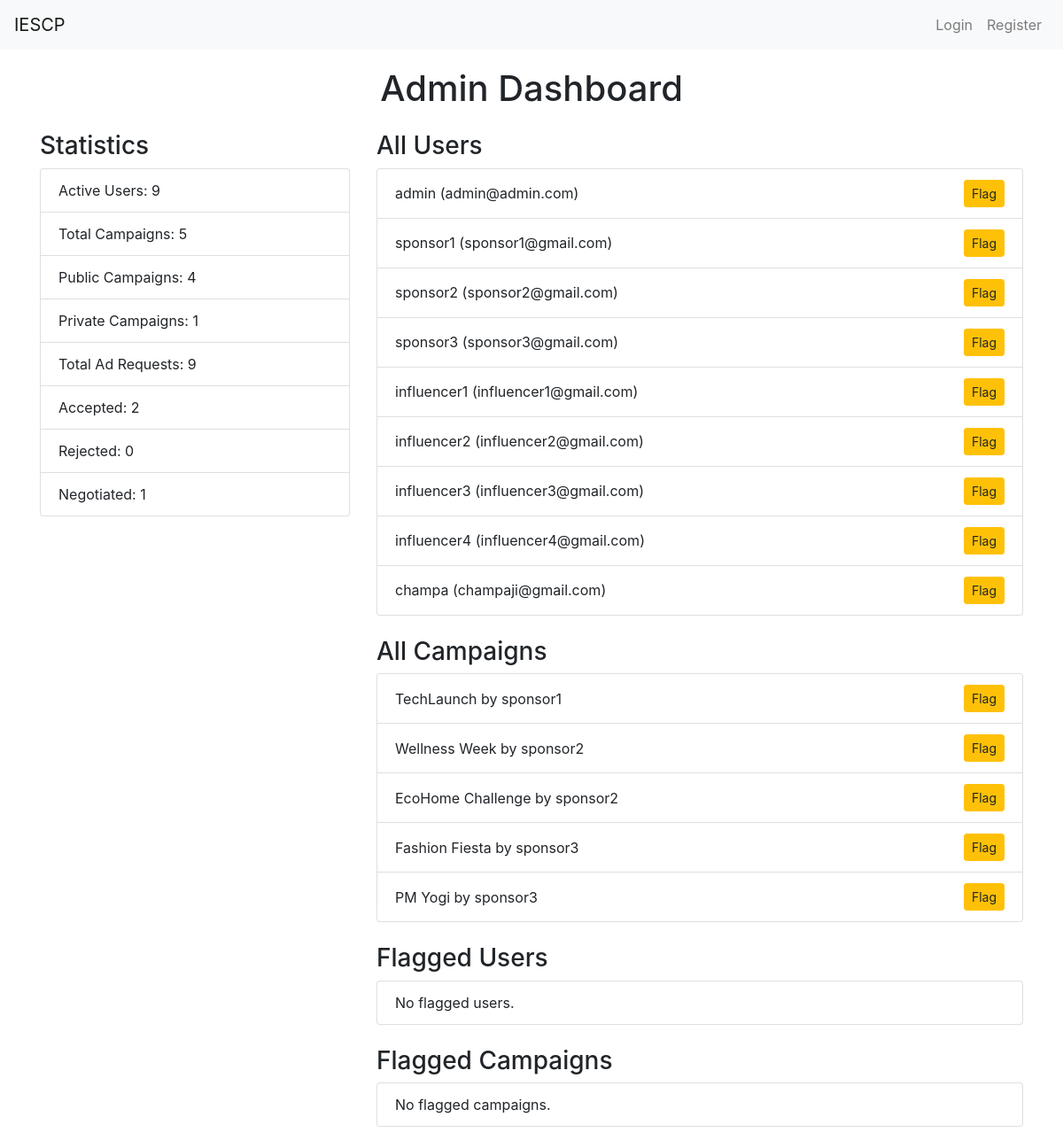
Before: /admin_dashboard with the older database file.
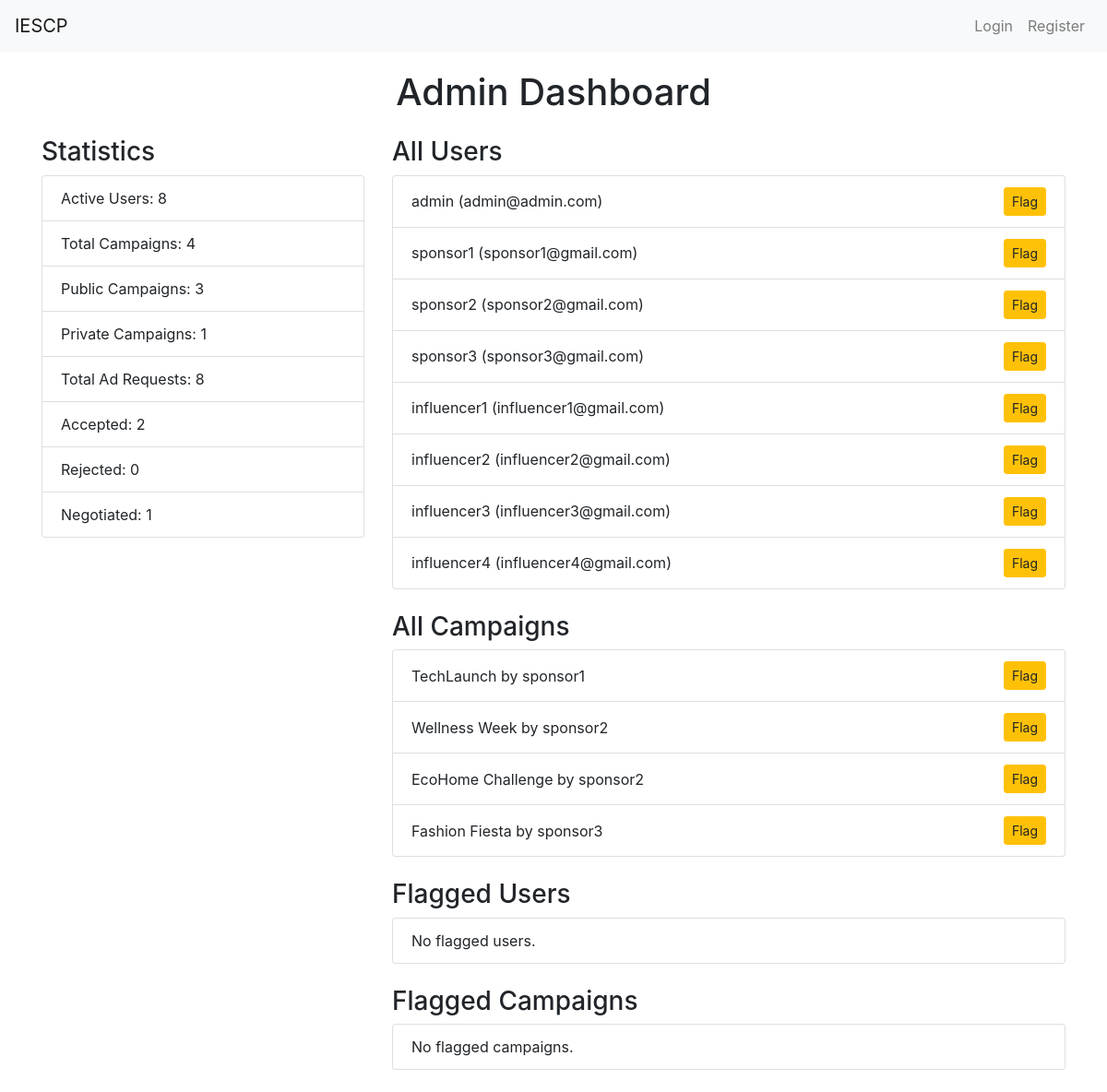
After: the same page with the newer database file.
### app.py (models this page shows, shortened)
class User(UserMixin, db.Model):
    id = db.Column(db.Integer, primary_key=True)
    username = db.Column(db.String(50), unique=True, nullable=False)
    email = db.Column(db.String(120), unique=True, nullable=False)
    password = db.Column(db.String(200), nullable=False)
    role = db.Column(db.String(20), nullable=False)  # 'admin', 'sponsor', 'influencer'
    flagged = db.Column(db.Boolean, default=False)  # Flag for inappropriate users
    campaigns = db.relationship('Campaign', backref='owner', lazy=True)
    ad_requests = db.relationship('AdRequest', backref='influencer', lazy=True)
    company_name = db.Column(db.String(100))
    industry = db.Column(db.String(100))
    budget = db.Column(db.Integer)
    category = db.Column(db.String(100)) # Health, Gaming, etc.
    niche = db.Column(db.String(100))
    followers = db.Column(db.Integer)
    platform = db.Column(db.String(10))

class Campaign(db.Model):
    id = db.Column(db.Integer, primary_key=True)
    name = db.Column(db.String(100), nullable=False)
    description = db.Column(db.String(200))
    start_date = db.Column(db.DateTime, default=db.func.current_timestamp())
    end_date = db.Column(db.DateTime)
    niche = db.Column(db.String(100))
    budget = db.Column(db.Float, nullable=False)
    owner_id = db.Column(db.Integer, db.ForeignKey('user.id'), nullable=False)
    visibility = db.Column(db.String(10))  # 'public' or 'private'
    flagged = db.Column(db.Boolean, default=False)
    ad_requests = db.relationship('AdRequest', backref='campaign', lazy=True)

### app.py (the view)
@app.route('/admin_dashboard')
def admin_dashboard():
    users = User.query.all()
    campaigns = Campaign.query.all()
    flagged_users = User.query.filter_by(flagged=True).all()
    flagged_campaigns = Campaign.query.filter_by(flagged=True).all()
    statistics = {
        'active_users': User.query.count(),  # Fixed to show total users
        'total_campaigns': Campaign.query.count(),
        'public_campaigns': Campaign.query.filter_by(visibility='public').count(),
        'private_campaigns': Campaign.query.filter_by(visibility='private').count(),
        'total_ad_requests': AdRequest.query.count(),
        'accepted_requests': AdRequest.query.filter_by(status='Accepted').count(),
        'rejected_requests': AdRequest.query.filter_by(status='Rejected').count(),
        'negotiated_requests': AdRequest.query.filter_by(status='Negotiated').count(),
    }
    return render_template(
        'admin_dashboard.html',
        users=users,
        campaigns=campaigns,
        flagged_users=flagged_users,
        flagged_campaigns=flagged_campaigns,
        **statistics
    )

### templates/admin_dashboard.html (shortened to what this page needs)
{% extends "layout.html" %}
{% block content %}
<h1 class="text-center mb-4">Admin Dashboard</h1>
<div class="row">
    <div class="col-md-4">
        <h3>Statistics</h3>
        <ul class="list-group mb-4">
            <li class="list-group-item">Active Users: {{ active_users }}</li>
            <li class="list-group-item">Total Campaigns: {{ total_campaigns }}</li>
            <li class="list-group-item">Public Campaigns: {{ public_campaigns }}</li>
            <li class="list-group-item">Private Campaigns: {{ private_campaigns }}</li>
            <li class="list-group-item">Total Ad Requests: {{ total_ad_requests }}</li>
            <li class="list-group-item">Accepted: {{ accepted_requests }}</li>
            <li class="list-group-item">Rejected: {{ rejected_requests }}</li>
            <li class="list-group-item">Negotiated: {{ negotiated_requests }}</li>
        </ul>
    </div>
    <div class="col-md-8">
        <h3>All Users</h3>
        <ul class="list-group mb-4">
            {% for user in users %}
            <li class="list-group-item d-flex justify-content-between align-items-center">
                {{ user.username }} ({{ user.email if user.email else '' }})
                <div>
                    <form method="POST" action="{{ url_for('flag_user', user_id=user.id) }}" class="d-inline">
                        <button type="submit" class="btn btn-warning btn-sm">Flag</button>
                    </form>
                </div>
            </li>
            {% else %}
            <li class="list-group-item">No users found.</li>
            {% endfor %}
        </ul>
        <h3>All Campaigns</h3>
        <ul class="list-group mb-4">
            {% for campaign in campaigns %}
            <li class="list-group-item d-flex justify-content-between align-items-center">
                {{ campaign.name }} by {{ campaign.owner.username }}
                <div>
                    <form method="POST" action="{{ url_for('flag_campaign', campaign_id=campaign.id) }}" class="d-inline">
                        <button type="submit" class="btn btn-warning btn-sm">Flag</button>
                    </form>
                </div>
            </li>
            {% else %}
            <li class="list-group-item">No campaigns found.</li>
            {% endfor %}
        </ul>
        <h3>Flagged Users</h3>
        <ul class="list-group mb-4">
            {% for flagged_user in flagged_users %}
            <li class="list-group-item d-flex justify-content-between align-items-center">
                {{ flagged_user.username }} ({{ flagged_user.email if flagged_user.email else '' }})
                <form method="POST" action="{{ url_for('remove_flag_user', user_id=flagged_user.id) }}" class="d-inline">
                    <button type="submit" class="btn btn-danger btn-sm">Remove</button>
                </form>
            </li>
            {% else %}
            <li class="list-group-item">No flagged users.</li>
            {% endfor %}
        </ul>
        <h3>Flagged Campaigns</h3>
        <ul class="list-group mb-4">
            {% for flagged_campaign in flagged_campaigns %}
            <li class="list-group-item d-flex justify-content-between align-items-center">
                {{ flagged_campaign.name }} by {{ flagged_campaign.owner.username }}
                <form method="POST" action="{{ url_for('remove_flag_campaign', campaign_id=flagged_campaign.id) }}" class="d-inline">
                    <button type="submit" class="btn btn-danger btn-sm">Remove</button>
                </form>
            </li>
            {% else %}
            <li class="list-group-item">No flagged campaigns.</li>
            {% endfor %}
        </ul>
    </div>
</div>
{% endblock %}

### templates/layout.html (shortened to what this page needs)
<!DOCTYPE html>
<html lang="en">
<head>
    <link rel="stylesheet" href="https://maxcdn.bootstrapcdn.com/bootstrap/4.5.2/css/bootstrap.min.css">
</head>
<body>
    <nav class="navbar navbar-expand-lg navbar-light bg-light">
        <a class="navbar-brand" href="{{ url_for('home') }}">IESCP</a>
        <div class="collapse navbar-collapse" id="navbarNav">
            <ul class="navbar-nav ml-auto">
                {% if current_user.is_authenticated %}
                    {% if current_user.role == 'admin' %}
                        <li class="nav-item">
                            <a class="nav-link" href="{{ url_for('admin_dashboard') }}">Dashboard</a>
                        </li>
                    {% elif current_user.role == 'sponsor' %}
                        <li class="nav-item">
                            <a class="nav-link" href="{{ url_for('sponsor_dashboard') }}">Dashboard</a>
                        </li>
                    {% elif current_user.role == 'influencer' %}
                        <li class="nav-item">
                            <a class="nav-link" href="{{ url_for('influencer_dashboard') }}">Dashboard</a>
                        </li>
                    {% endif %}
                    <li class="nav-item">
                        <a class="nav-link" href="{{ url_for('logout') }}">Logout</a>
                    </li>
                {% else %}
                    <li class="nav-item">
                        <a class="nav-link" href="{{ url_for('login') }}">Login</a>
                    </li>
                    <li class="nav-item">
                        <a class="nav-link" href="{{ url_for('register') }}">Register</a>
                    </li>
                {% endif %}
            </ul>
        </div>
    </nav>
    <div class="container">
        {% block content %}{% endblock %}
    </div>
</body>
</html>

### templates/layout.html (style rules this page uses)
.container { margin-top: 20px; }

Changed rows visible on the page:
removed User: username "champa", email "champaji@gmail.com"
removed Campaign: name "PM Yogi", owner.username "sponsor3"
Other visible differences:
{{ active_users }}: "9" → "8"
{{ total_campaigns }}: "5" → "4"
{{ public_campaigns }}: "4" → "3"
{{ total_ad_requests }}: "9" → "8"
